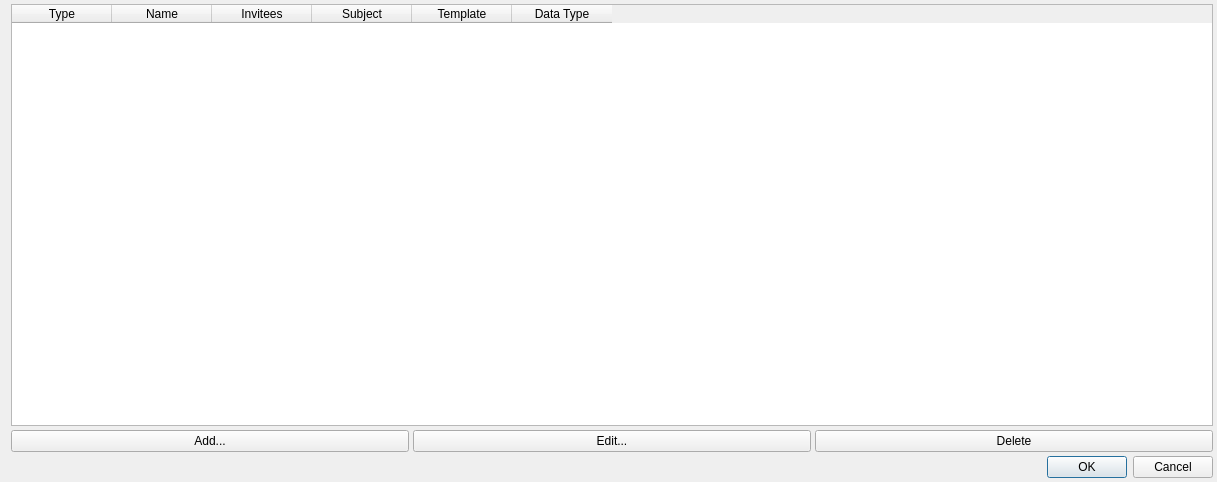
<?xml version="1.0" encoding="UTF-8"?>
<ui version="4.0">
 <class>dialogMeetingEmailTypes</class>
 <widget class="QDialog" name="dialogMeetingEmailTypes">
  <property name="geometry">
   <rect>
    <x>0</x>
    <y>0</y>
    <width>1217</width>
    <height>482</height>
   </rect>
  </property>
  <property name="windowTitle">
   <string>Meeting and Email Types Settings</string>
  </property>
  <layout class="QVBoxLayout" name="verticalLayout">
   <property name="spacing">
    <number>4</number>
   </property>
   <property name="topMargin">
    <number>4</number>
   </property>
   <property name="rightMargin">
    <number>4</number>
   </property>
   <property name="bottomMargin">
    <number>4</number>
   </property>
   <item>
    <widget class="QTableWidget" name="tableWidgetMeetingEmailTypes">
     <property name="editTriggers">
      <set>QAbstractItemView::EditTrigger::AnyKeyPressed|QAbstractItemView::EditTrigger::DoubleClicked|QAbstractItemView::EditTrigger::EditKeyPressed</set>
     </property>
     <property name="selectionMode">
      <enum>QAbstractItemView::SelectionMode::SingleSelection</enum>
     </property>
     <property name="selectionBehavior">
      <enum>QAbstractItemView::SelectionBehavior::SelectRows</enum>
     </property>
     <column>
      <property name="text">
       <string>Type</string>
      </property>
     </column>
     <column>
      <property name="text">
       <string>Name</string>
      </property>
     </column>
     <column>
      <property name="text">
       <string>Invitees</string>
      </property>
     </column>
     <column>
      <property name="text">
       <string>Subject</string>
      </property>
     </column>
     <column>
      <property name="text">
       <string>Template</string>
      </property>
     </column>
     <column>
      <property name="text">
       <string>Data Type</string>
      </property>
     </column>
    </widget>
   </item>
   <item>
    <layout class="QHBoxLayout" name="horizontalLayoutEditButtons">
     <property name="spacing">
      <number>4</number>
     </property>
     <item>
      <widget class="QPushButton" name="pushButtonAddType">
       <property name="text">
        <string>Add...</string>
       </property>
      </widget>
     </item>
     <item>
      <widget class="QPushButton" name="pushButtonEditType">
       <property name="text">
        <string>Edit...</string>
       </property>
      </widget>
     </item>
     <item>
      <widget class="QPushButton" name="pushButtonDeleteType">
       <property name="text">
        <string>Delete</string>
       </property>
      </widget>
     </item>
    </layout>
   </item>
   <item>
    <widget class="QDialogButtonBox" name="buttonBox">
     <property name="orientation">
      <enum>Qt::Orientation::Horizontal</enum>
     </property>
     <property name="standardButtons">
      <set>QDialogButtonBox::StandardButton::Cancel|QDialogButtonBox::StandardButton::Ok</set>
     </property>
    </widget>
   </item>
  </layout>
 </widget>
 <resources/>
 <connections>
  <connection>
   <sender>buttonBox</sender>
   <signal>accepted()</signal>
   <receiver>dialogMeetingEmailTypes</receiver>
   <slot>accept()</slot>
   <hints>
    <hint type="sourcelabel">
     <x>248</x>
     <y>254</y>
    </hint>
    <hint type="destinationlabel">
     <x>157</x>
     <y>274</y>
    </hint>
   </hints>
  </connection>
  <connection>
   <sender>buttonBox</sender>
   <signal>rejected()</signal>
   <receiver>dialogMeetingEmailTypes</receiver>
   <slot>reject()</slot>
   <hints>
    <hint type="sourcelabel">
     <x>316</x>
     <y>260</y>
    </hint>
    <hint type="destinationlabel">
     <x>286</x>
     <y>274</y>
    </hint>
   </hints>
  </connection>
 </connections>
</ui>
